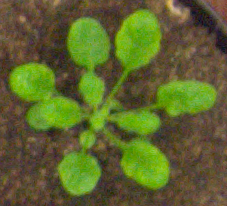
#> input picture HW3/ara2012_plant004_rgb.png, 227 x 206 px
$ jupyter execute hw3_input1.ipynb
#> lines starting #> are read from the running program, lines starting #| are printed output that depends on the picture; after the words box and inside, x2 and y2 are one past the last pixel; in counts of white or black regions, pixels touching at a corner belong together
[cell 1]
# Fatih Yiğitel, Barış Sinaplı
import cv2
import numpy as np
import matplotlib.pyplot as plt

#In this function we display color images
def display_image(img, title='Image', cmap=None):
    plt.imshow(img, cmap=cmap)
    plt.title(title)
    plt.axis('off')
    plt.show()

# In this function we display grayscale images
def display_image_gray(img, title='Image'):
    plt.imshow(img, cmap='gray')
    plt.title(title)
    plt.axis('off')
    plt.show()

# We read the input images in here
img = cv2.imread('ara2012_plant004_rgb.png')
#> img is the input picture: shape (206, 227, 3); mean B, G, R 45.2, 100.7, 94
display_image(img, 'Original Image')

# In here we conwet the images as floating point
img_float = np.float32(img)


# We shape the image into two dimension of an array that includes pixels
pixels = img_float.reshape((-1, 3))

# We set criteria for k-means clustering
# it minimize the distance between each data point and its corresponding cluster center.
criteria = (cv2.TERM_CRITERIA_EPS + cv2.TERM_CRITERIA_MAX_ITER, 100, 0.2)

# To determine the correct parameter of the value of k we use segmentation with different numbers
for k in [2, 3, 4, 5]:
    # We applies k-means clustering with using kmeans function form library
    _, labels, centers = cv2.kmeans(pixels, k, None, criteria, 10, cv2.KMEANS_RANDOM_CENTERS)

    # we change the cluster centers back to 8-bit values
    centers = np.uint8(centers)

    # In here each pixel changed with the color of its cluster center
    segmented_img = centers[labels.flatten()].reshape(img.shape)

    # Later we shows segmented image
    display_image(segmented_img, f'Segmented Image with k={k}')
#> this loop made 4 passes
#> centers on passes 1 to 2: [[49, 73, 86], [35, 161, 109]], [[59, 86, 102], [34, 163, 109], [41, 64, 74]]
#> pass 1, `segmented_img = centers[labels.flatten()].reshape(img.shape)`:
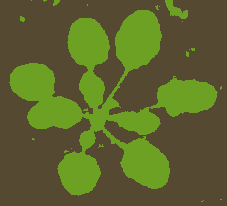
#> segmented_img: shape (206, 227, 3); mean B, G, R 44.7, 100.2, 93.1
#> pass 3, `segmented_img = centers[labels.flatten()].reshape(img.shape)`:
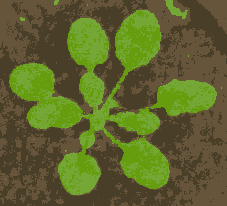
#> segmented_img: shape (206, 227, 3); mean B, G, R 44.9, 100.3, 93.5


print("To determine the k value we analyzded which is the best for the segmentation. we decided to k=3")


# We do that same stesps above
img = cv2.imread('ara2012_plant004_rgb.png')
img_float = np.float32(img)
pixels = img_float.reshape((-1, 3))
criteria = (cv2.TERM_CRITERIA_EPS + cv2.TERM_CRITERIA_MAX_ITER, 100, 0.2)

# Best value of h and use kmeans clustering
best_k = 3
_, labels, centers = cv2.kmeans(pixels, best_k, None, criteria, 10, cv2.KMEANS_RANDOM_CENTERS)
#> centers = [[60.04, 86.48, 102.7], [41.21, 64.11, 74.45], [34.16, 163.3, 109.6]]
centers = np.uint8(centers)
#> centers = [[60, 86, 102], [41, 64, 74], [34, 163, 109]]

# we finnd the label that corresponse to the plant segment that base on the green channel
plant_label = np.argmax(centers[:, 1])
#> plant_label = 2
# we assumes that the plant area has a higher green channel value

# In here to arrange the labels the labels are resahped to match the original image shape
labels_reshaped = labels.reshape(img.shape[:2])
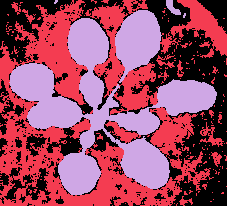
#> labels_reshaped: shape (206, 227) int32; 3 distinct labels, from 0 to 2; one colour per label, 0 black

# We create a binary mask that shows the plant segment
binary_mask = np.where(labels_reshaped == plant_label, 255, 0).astype('uint8')
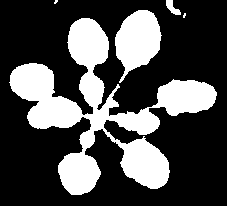
#> binary_mask: shape (206, 227); 29.6% white; 5 white regions (2 under 20 px), largest, box (x1, y1, x2, y2) and area: (9, 18, 217, 195) 11593, (115, 10, 162, 83) 2124, (166, 0, 181, 15) 115

# Lastly we get the binary mask of image
display_image_gray(binary_mask, 'Binary Mask of the Plant')

$ run again, with HW3/ara2012_plant009_rgb.png copied over HW3/ara2012_plant004_rgb.png
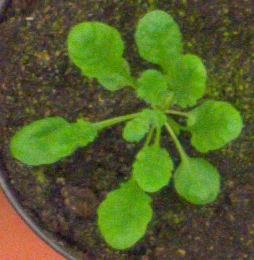
#> input picture HW3/ara2012_plant009_rgb.png, 254 x 260 px
#> img is the input picture: shape (260, 254, 3); mean B, G, R 41.5, 96, 83.7
#> the loop `for k in [2, 3, 4, 5]:` made 4 passes
#> centers on passes 1 to 3: [[40, 148, 107], [42, 64, 69]], [[42, 64, 69], [34, 153, 97], [82, 112, 186]], [[33, 155, 97], [35, 56, 59], [81, 113, 194], [52, 79, 85]]
#> after the loop `for k in [2, 3, 4, 5]:`:
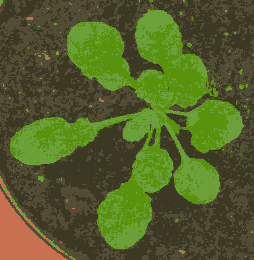
#> segmented_img: shape (260, 254, 3); mean B, G, R 41.1, 95.5, 83.2
#> `_, labels, centers = cv2.kmeans(pixels, best_k, None, criteria, 10, cv..`: centers = [[82.13, 112.5, 186.3], [42.43, 64.89, 69.58], [34.33, 154, 97.65]]
#> `centers = np.uint8(centers)`: centers = [[82, 112, 186], [42, 64, 69], [34, 153, 97]]
#> plant_label = 2
#> labels_reshaped: shape (260, 254) int32; 3 distinct labels, from 0 to 2
#> `binary_mask = np.where(labels_reshaped == plant_label, 255, 0).astype(..`:
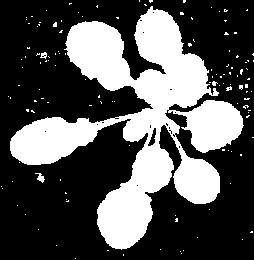
#> binary_mask: shape (260, 254); 32.7% white; 129 white regions (126 under 20 px), largest, box (x1, y1, x2, y2) and area: (10, 6, 244, 250) 21053, (35, 173, 45, 183) 47, (40, 52, 47, 59) 29
